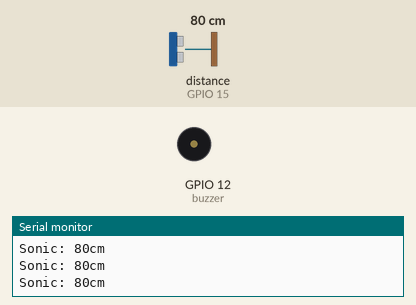
Simulated run of this sketch. Board: ESP8266 (NodeMCU). Parts: buzzer (waves = sounding, pin HIGH), the last lines printed to the serial monitor. Wiring (inferred from the names in the program): ultrasonic range finder: trigger GPIO 13; echo GPIO 15. The inputs (shaded band) are chosen by the test bench; at power-on: distance to the obstacle (sensor on GPIO 15) 80 cm. The echo pulse lasts 58.3 µs per cm; WiFi joins after 1.5 s; servers stay silent unless stated; pins used as bus, display or sensor lines are not drawn.

Above: at 2.7 s.
2.8 s: distance to the obstacle (sensor on GPIO 15) set to 6 cm
4.3 s: distance to the obstacle (sensor on GPIO 15) set to 3 cm
At 4.64 s:
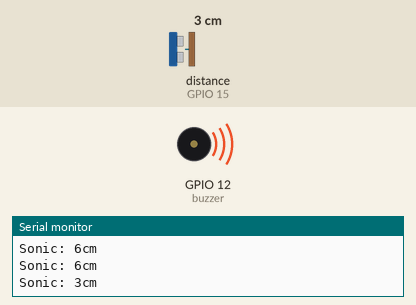
7.3 s: distance to the obstacle (sensor on GPIO 15) set to 9 cm
At 7.3 s:
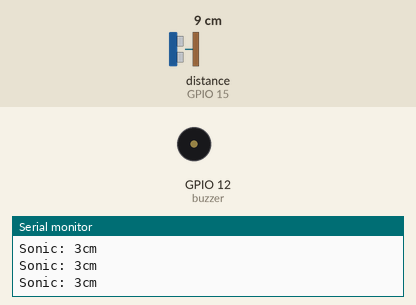
8.8 s: distance to the obstacle (sensor on GPIO 15) set to 2 cm
At 9.32 s:
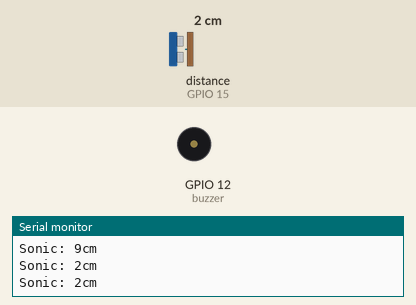
Timing chart, 0 to 12.8 s (numbered marks = the images above; inputs shaded):
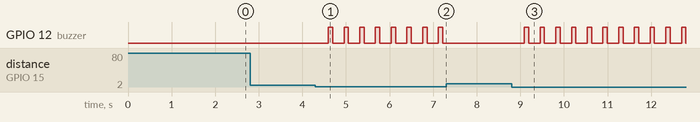

Measured:
- the behaviour switches between 5 and 4 cm on distance to the obstacle (sensor on GPIO 15) (found by bisection; images 0 and 1)
- after the input at 4.3 s, GPIO 12 (buzzer): alternates HIGH for 0.10 s and LOW for 0.26 s, starting after 0.29 s
- after the input at 7.3 s, GPIO 12 (buzzer): stops changing and stays LOW
- after the input at 8.8 s, GPIO 12 (buzzer): alternates HIGH for 0.10 s and LOW for 0.26 s, starting after 0.29 s

The sketch:

virtusa.ino
```cpp
#include <ESP8266WiFi.h>
#include <FirebaseArduino.h>
#define trig 13 //d7
#define echo 15 //d8
#define buzzer 12//d6

#define FIREBASE_HOST "virtusa-project-3f73a-default-rtdb.firebaseio.com"
#define FIREBASE_AUTH "FPUv0VWDVjz0GHNA2OUZn5sizjSlBniYQe5qjqvD"

#define WIFI_SSID "Home_Wifi"
#define WIFI_PASSWORD "bdg92813"

long t, cm;

void setup() {

  Serial.begin(9600);

  pinMode(echo, INPUT);
  pinMode(trig, OUTPUT);
  pinMode(buzzer, OUTPUT);

  WiFi.begin(WIFI_SSID, WIFI_PASSWORD);
  Serial.print("connecting");
  while (WiFi.status() != WL_CONNECTED) {
    Serial.print(".");
    delay(500);
  }
  Serial.println();
  Serial.print("connected: ");
  Serial.println(WiFi.localIP());

  Firebase.begin(FIREBASE_HOST, FIREBASE_AUTH);

}

void loop() {
  DistanceCal();

  if(cm < 5){
    Buzzer();
  }else{
    BuzzerOff();
  }

}


void DistanceCal() {

  digitalWrite(trig, LOW);
  delayMicroseconds(2);
  digitalWrite(trig, HIGH);
  delayMicroseconds(10);
  digitalWrite(trig, LOW);


  t = pulseIn(echo, HIGH);
  cm = t / 29 / 2 ;

  Serial.print("Sonic: ");
  Serial.print(cm);
  Serial.println("cm");

  Firebase.setFloat("Virtusa/SensorValues/cm", cm);
  delay(10);

}


void Buzzer() {

  digitalWrite(buzzer, HIGH);
  delay(100);
  digitalWrite(buzzer, LOW);
  delay(100);
}

void BuzzerOff() {

  digitalWrite(buzzer, LOW);
}
```
